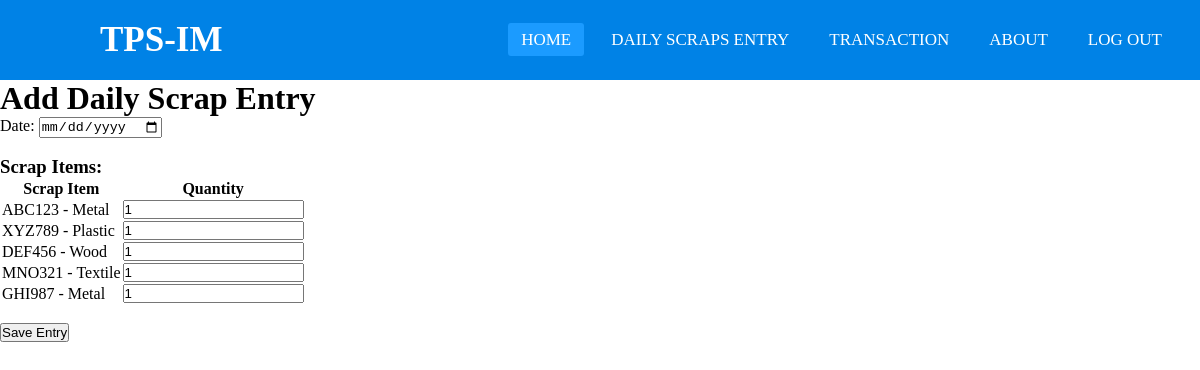
The app's page /add_daily_scrap_entry/ with its own data.
### app1/models.py (models this page shows, shortened)
class ScrapItem(models.Model):
    RFID = models.CharField(max_length=100, unique=True)
    weight = models.DecimalField(max_digits=10, decimal_places=2)
    scrap_type = models.ForeignKey(ScrapType, on_delete=models.CASCADE)

class ScrapType(models.Model):
    name = models.CharField(max_length=50, unique=True)

### app1/views.py (the view)
# urls.py: path('add_daily_scrap_entry/', views.add_daily_scrap_entry, name='add_daily_scrap_entry'),
def add_daily_scrap_entry(request):
    if request.method == 'POST':
        date = request.POST.get('date')
        daily_scrap_entry = DailyScrapEntry.objects.create(date=date)
        scrap_items = ScrapItem.objects.all()
        for scrap_item in scrap_items:
            quantity = request.POST.get('quantity_{}'.format(scrap_item.id))
            if quantity and int(quantity) > 0:
                ScrapEntryDetail.objects.create(daily_scrap_entry=daily_scrap_entry, scrap_item=scrap_item, quantity=quantity)
        return redirect('daily_scrap_table')
    else:
        scrap_items = ScrapItem.objects.all()
        return render(request, 'add_daily_scrap_entry.html', {'scrap_items': scrap_items})

### app1/templates/add_daily_scrap_entry.html (shortened to what this page needs)
{% extends 'base.html' %}
{% block content %}
    <h1>Add Daily Scrap Entry</h1>
    <form method="post">
        <label for="id_date">Date:</label>
        <input type="date" name="date" id="id_date" required>
        <br><br>
        <h3>Scrap Items:</h3>
        <table>
            <tr>
                <th>Scrap Item</th>
                <th>Quantity</th>
            </tr>
            {% for scrap_item in scrap_items %}
            <tr>
                <td>{{ scrap_item.RFID }} - {{ scrap_item.scrap_type.name }}</td>
                <td>
                    <input type="number" name="quantity_{{ scrap_item.id }}" min="1" value="1" required>
                </td>
            </tr>
            {% endfor %}
        </table>
        <br>
        <button type="submit">Save Entry</button>
    </form>
{% endblock content %}

### static/navbar.css (style rules this page uses)
* { padding: 0; margin: 0; text-decoration: none; list-style: none; box-sizing: border-box; }
body { font-family: montserrat; }

### records on screen
ScrapItem: RFID "ABC123", scrap_type.name "Metal", id "1"
ScrapItem: RFID "XYZ789", scrap_type.name "Plastic"
ScrapItem: RFID "DEF456", scrap_type.name "Wood"
ScrapItem: RFID "MNO321", scrap_type.name "Textile"
ScrapItem: RFID "GHI987", scrap_type.name "Metal"
